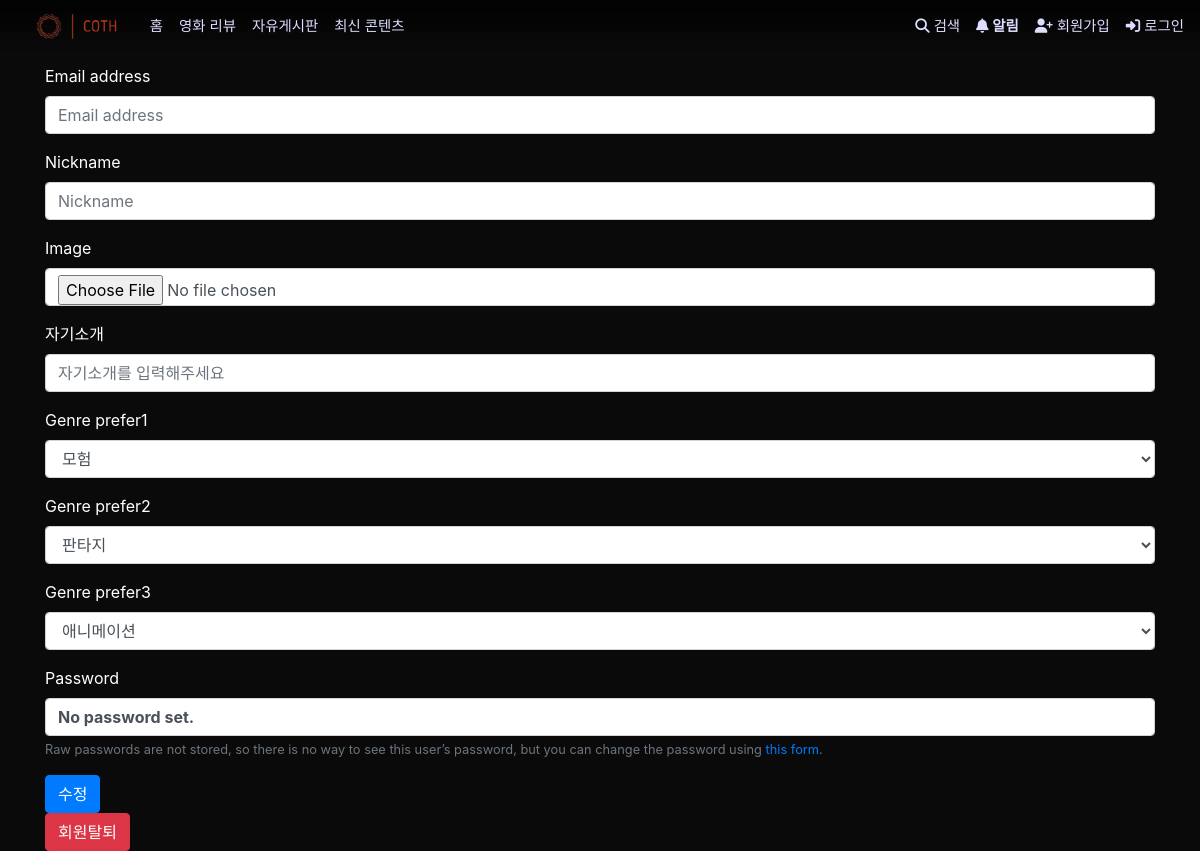
Screenshot of /accounts/1/update/ with the database file from the repository.
### accounts/models.py (models this page shows)
class User(AbstractUser):
    followers = models.ManyToManyField('self', symmetrical=False, related_name='followings')
    image = ProcessedImageField(blank=True,
                                processors=[Thumbnail(150, 150)],
                                format='png',
                                options={'quality': 100},
                                upload_to='%Y/%m/%d')
    selfpr = models.CharField(max_length=100)
    nickname = models.CharField(max_length=20)
    dibs_movies = models.ManyToManyField(Movie, related_name='dibs_users', blank=True, null=True)
    class Prefer(models.IntegerChoices):
        액션 = 28
        모험 = 12
        애니메이션 = 16
        코미디 = 35
        범죄 = 80
        다큐멘터리 = 99
        드라마 = 18
        가족 = 10751
        판타지 = 14
        역사 = 36
        공포 = 27
        음악 = 10402
        미스터리 = 9648
        로맨스 = 10749
        SF = 878
        TV영화 = 10770
        스릴러 = 53
        전쟁 = 10752
        서부 = 37
    genre_prefer1 = models.IntegerField(choices=Prefer.choices)
    genre_prefer2 = models.IntegerField(choices=Prefer.choices)
    genre_prefer3 = models.IntegerField(choices=Prefer.choices)

### accounts/views.py (the view)
# urls.py: path('<int:user_pk>/update/', views.update, name='update'),
@require_http_methods(['GET', 'POST'])
def update(request, user_pk):
    user = get_object_or_404(get_user_model(), pk=user_pk)
    if request.method == 'POST':
        form = CustomUserChangeForm(request.POST, request.FILES, instance=user)
        if form.is_valid():
            form.save()
            return redirect('accounts:profile', user.pk)
    else:
        form = CustomUserChangeForm(instance=user)
    context = {
        'form': form,
    }
    return render(request, 'accounts/update.html', context)

### accounts/forms.py
class CustomUserChangeForm(UserChangeForm):
    selfpr = forms.CharField(
        label = "자기소개",
        widget=forms.TextInput(attrs={
            'class': 'my-content form-control',
            'placeholder': '자기소개를 입력해주세요',
            'maxlength' : 300,
        })
    )
    class Meta:
        model = get_user_model()
        fields = ['email', 'nickname', 'image', 'selfpr', 'genre_prefer1', 'genre_prefer2', 'genre_prefer3']

### accounts/templates/accounts/update.html (shortened to what this page needs)
{% extends 'base.html' %}
{% load bootstrap4 %}
{% load static %}
{% block content %}
  <form action="{% url 'accounts:update' request.user.pk %}" method="POST" class="form text-white mt-5" enctype="multipart/form-data">
    {% bootstrap_form form %}
    {% buttons %}
      <button class="btn btn-primary" type="submit">
        수정
      </button>
    {% endbuttons %}
  </form>
  <form action="{% url 'accounts:delete' request.user.pk %}" method="POST" class="form">
    <button class="btn btn-danger" type="submit">
      회원탈퇴
    </button>
  </form>
{% endblock %}

### mainstatic/src/stylesheets/init.css (style rules this page uses)
html, body { margin: 0; padding: 0; width: 100%; height: 100%; background-color: rgb(10,10,10); font-size: 16px; }
html { box-sizing: border-box; font-family: sans-serif; }
*, *:after, *:before { box-sizing: inherit; }

### rows the page displays
User: genre_prefer1 "모험", genre_prefer2 "판타지", genre_prefer3 "애니메이션"
